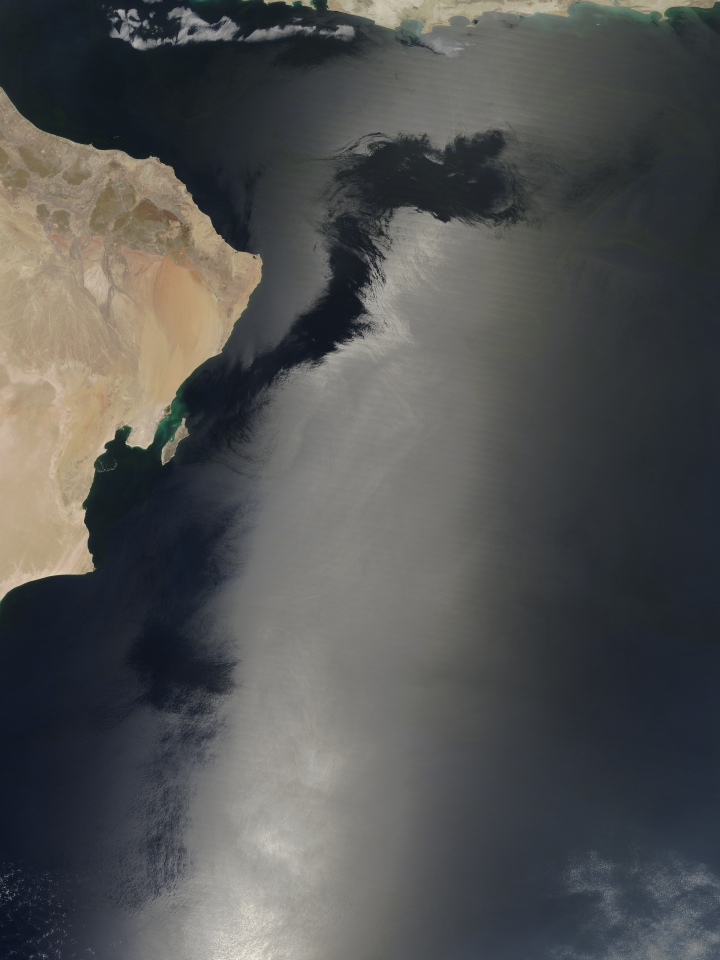
#> input picture assets/nasa_1.jpg, 3600 x 4800 px, found by its file name (shown at 1/5 size)
$ python app.py   (older library calls are emulated)
#> lines starting #> are read from the running program, lines starting #| are printed output that depends on the picture
import matplotlib.pyplot as plt
import numpy as np
from PIL import Image
from skimage.feature import greycomatrix, greycoprops

PATCH_SIZE = 34


def createPatches(locations, patchSize=PATCH_SIZE):
    patches = []
    for loc in locations:
        patches.append(image[loc[0]:loc[0] + patchSize,
                             loc[1]:loc[1] + patchSize])
    return patches


def renderPatches(patches, label_prefix, offset):
    for i, patch in enumerate(patches):
        ax = fig.add_subplot(3, len(patches), len(patches)*offset + i + 1)
        ax.imshow(patch, cmap=plt.cm.gray, vmin=0, vmax=255)
        ax.set_xlabel(label_prefix+' %d' % (i + 1))


def renderSourceImage(source_image, firstTextureLocations, secondTextureLocations):
    ax = fig.add_subplot(3, 2, 1)
    ax.imshow(source_image, cmap=plt.cm.gray, vmin=0, vmax=255)

    for (y, x) in firstTextureLocations:
        ax.plot(x + PATCH_SIZE / 2, y + PATCH_SIZE / 2, 'gs')

    for (y, x) in secondTextureLocations:
        ax.plot(x + PATCH_SIZE / 2, y + PATCH_SIZE / 2, 'bs')

    ax.set_xlabel('Source image')


def renderGlcm(firstTexturePatches, secondTexturePatches):
    xs = []
    ys = []

    for patch in (firstTexturePatches + secondTexturePatches):
        glcm = greycomatrix(patch, distances=[5], angles=[
            0], levels=256, symmetric=True, normed=True)
        xs.append(greycoprops(glcm, 'dissimilarity')[0, 0])
        ys.append(greycoprops(glcm, 'correlation')[0, 0])

    ax = fig.add_subplot(3, 2, 2)
    ax.plot(xs[:len(firstTexturePatches)], ys[:len(
        firstTexturePatches)], 'go', label='Land')
    ax.plot(xs[len(secondTexturePatches):],
            ys[len(secondTexturePatches):], 'bo', label='Sea')
    ax.set_xlabel('GLCM Dissimilarity')
    ax.set_ylabel('GLCM Correlation')
    ax.legend()


land_locations = [(1374,  801), (1580,  187), (1050,  576), (2414,  101)]
sea_locations = [(1457,  2557), (925,  2077), (413,  2573), (3241,  3409)]

image = np.array(Image.open('./assets/nasa_1.jpg').convert('L'))
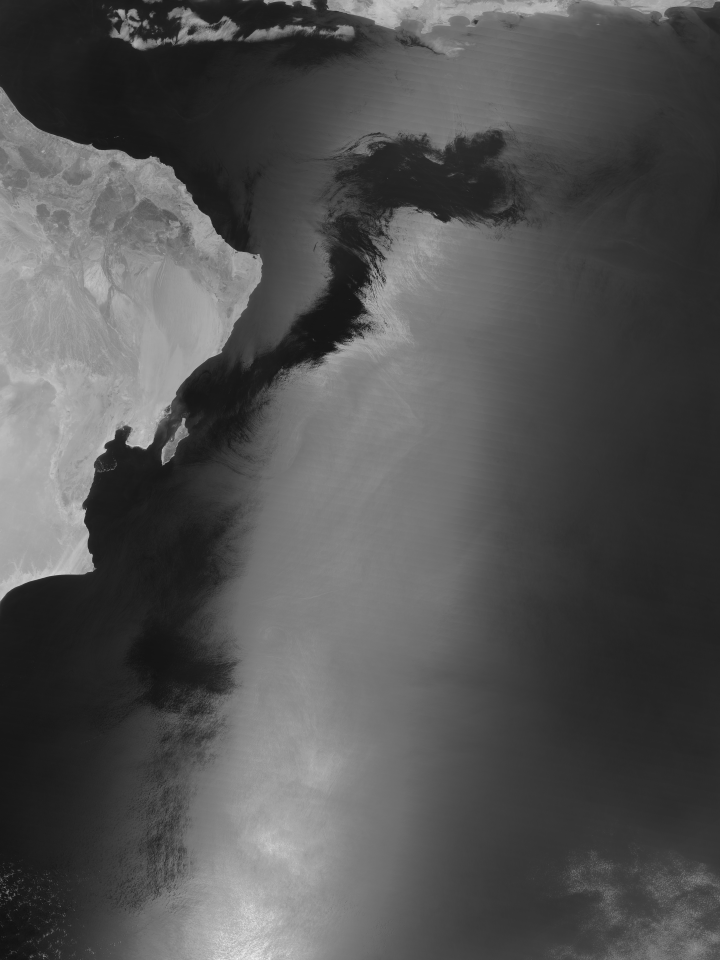
#> image: shape (4800, 3600) (shown at 1/5 size); min 6, max 254, mean 82.8
fig = plt.figure(figsize=(8, 8))

land_patches = createPatches(land_locations)
#> after the loop in createPatches, `for loc in locations:`: patches = 4 items
#> land_patches = 4 items
sea_patches = createPatches(sea_locations)
#> sea_patches = 4 items

renderSourceImage(image, land_locations, sea_locations)
#> the loop in renderSourceImage, `for (y, x) in firstTextureLocations:` made 4 passes
#> (y, x) on passes 1 to 4: (1374, 801), (1580, 187), (1050, 576), (2414, 101)
#> the loop in renderSourceImage, `for (y, x) in secondTextureLocations:` made 4 passes
#> (y, x) on passes 1 to 4: (1457, 2557), (925, 2077), (413, 2573), (3241, 3409)
renderGlcm(land_patches, sea_patches)
#> the loop in renderGlcm, `for patch in (firstTexturePatches + secondTexturePatches):` made 8 passes
#> after the loop in renderGlcm, `for patch in (firstTexturePatches + secondTexturePatches):`: xs = [7.47, 4.87, 4.72, 0.926, 1.19, 1.23, 1.13, 0.344]; ys = [-0.639, 0.237, 0.473, 0.385, 0.558, 0.252, 0.661, 0.507]
renderPatches(land_patches, "Land", 1)
#> the loop in renderPatches, `for i, patch in enumerate(patches):` made 4 passes
renderPatches(sea_patches, "Sea", 2)
#> the loop in renderPatches (call 2), `for i, patch in enumerate(patches):` made 4 passes

plt.tight_layout()
plt.show()
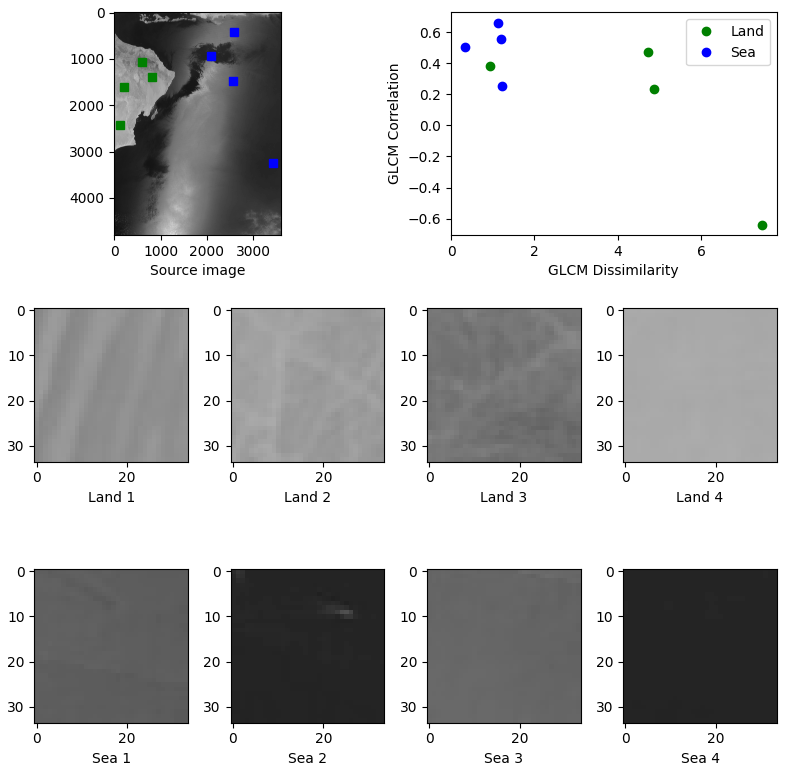
#> figure drawn by matplotlib, 10 panels
